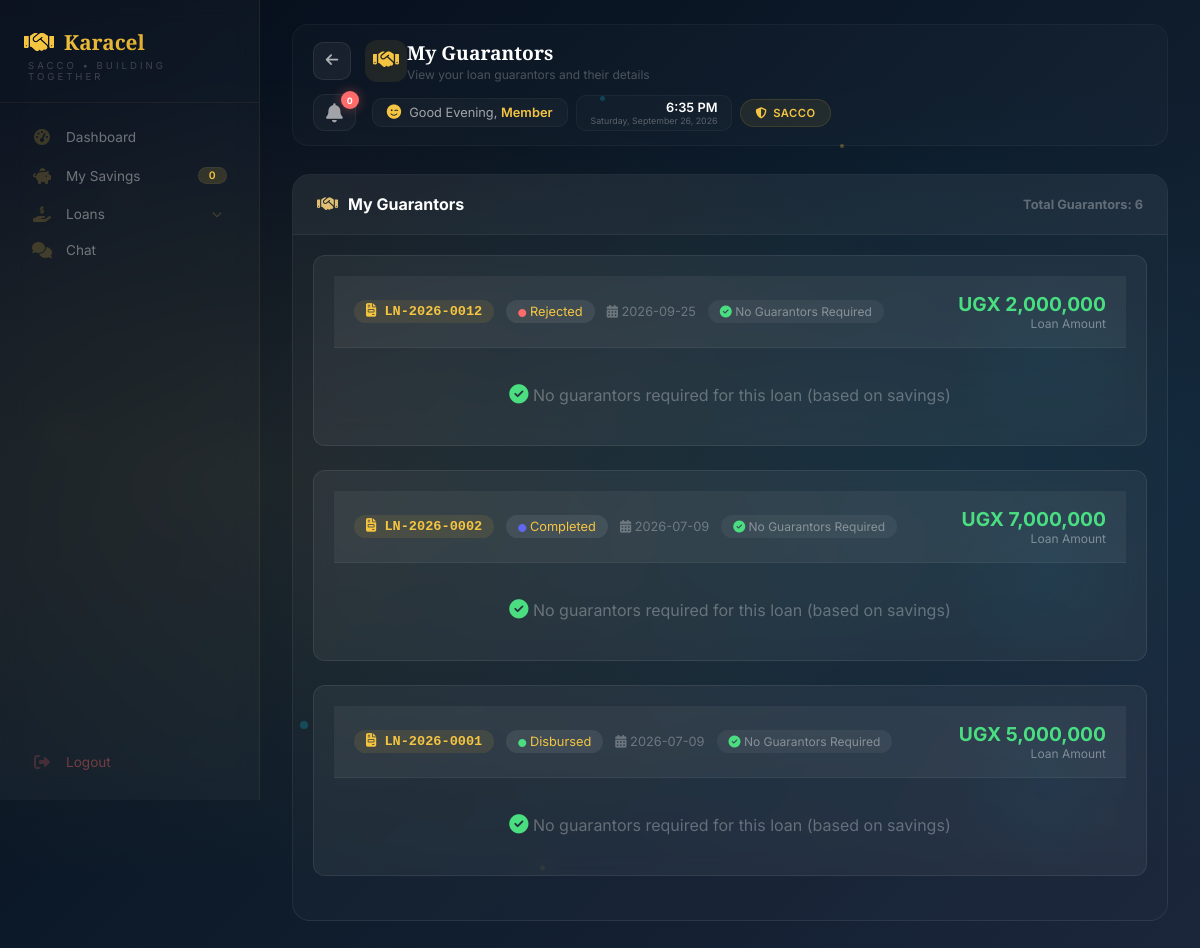
Screenshot of /member/guarantors (signed in) with the database file from the repository.
### tables this page shows
CREATE TABLE loans (
            id INTEGER PRIMARY KEY AUTOINCREMENT,
            loan_number TEXT UNIQUE NOT NULL,
            user_id INTEGER NOT NULL,
            amount REAL NOT NULL,
            interest_rate REAL NOT NULL,
            interest_amount REAL NOT NULL,
            total_repayment REAL NOT NULL,
            monthly_installment REAL NOT NULL,
            tenure INTEGER DEFAULT 3,
            purpose TEXT,
            repayment_plan TEXT,
            status TEXT DEFAULT 'pending',
            application_date TEXT NOT NULL,
            approved_date TEXT,
            disbursed_date TEXT,
            completed_date TEXT,
            rejected_date TEXT,
            rejection_reason TEXT,
            admin_rejection_reason TEXT,
            current_balance REAL DEFAULT 0,
            interest_accrued REAL DEFAULT 0,
            last_interest_date TEXT,
            months_overdue INTEGER DEFAULT 0,
            start_month INTEGER DEFAULT 0,
            end_month INTEGER DEFAULT 12,
            created_at TIMESTAMP DEFAULT CURRENT_TIMESTAMP, last_payment_date TEXT, last_payment_amount REAL DEFAULT 0, total_interest_accrued REAL DEFAULT 0, principal_paid REAL DEFAULT 0, interest_paid REAL DEFAULT 0, months_paid INTEGER DEFAULT 0, original_balance REAL DEFAULT 0, total_interest_calculated REAL DEFAULT 0, due_date TEXT, loan_start_date TEXT, loan_end_date TEXT, completion_date TEXT, disbursement_date TEXT, next_interest_date TEXT, payment_method TEXT, transaction_ref TEXT, notes TEXT, collateral TEXT, guarantor_required INTEGER DEFAULT 0, rejected_by TEXT, approved_by TEXT, approved_by_role TEXT, disbursed_by TEXT, disbursed_by_role TEXT, application_fee REAL DEFAULT 1000, application_fee_paid INTEGER DEFAULT 0, net_loan_amount REAL DEFAULT 0, loan_type TEXT DEFAULT "standard", disbursed_amount REAL DEFAULT 0, total_fees_paid REAL DEFAULT 0, total_penalties REAL DEFAULT 0, accrued_interest REAL DEFAULT 0, last_interest_applied_date TEXT, total_interest_charged REAL DEFAULT 0,
            FOREIGN KEY (user_id) REFERENCES users(id)
        );

### app.py (the view)
@app.route("/member/guarantors")
def member_guarantors():
    if "user_id" not in session:
        return redirect("/login")
    user_id = session["user_id"]
    db = get_db()
    db.row_factory = sqlite3.Row
    try:
        guarantors = db.execute("""
            SELECT
                lg.*,
                l.loan_number,
                l.amount,
                l.status as loan_status,
                l.application_date,
                l.interest_amount,
                l.total_repayment
            FROM loan_guarantors lg
            JOIN loans l ON lg.loan_id = l.id
            WHERE l.user_id = ?
            ORDER BY l.application_date DESC, lg.id DESC
        """, (user_id,)).fetchall()
        loans = db.execute("""
            SELECT
                id,
                loan_number,
                amount,
                interest_amount,
                total_repayment,
                status,
                application_date,
                approved_date,
                disbursed_date,
                completed_date,
                current_balance,
                created_at
            FROM loans
            WHERE user_id = ?
            ORDER BY application_date DESC
        """, (user_id,)).fetchall()
        db.close()
        return render_template(
            "member/member-guarantors.html",
            guarantors=guarantors,
            loans=loans
        )
    except Exception as e:
        import traceback
        traceback.print_exc()
        db.close()
        flash(f"Error loading guarantors: {str(e)}", "danger")
        return redirect(url_for("member_dashboard"))

### app.py (called while the page is built)
def get_db():
    conn = sqlite3.connect("sacco.db")
    conn.row_factory = sqlite3.Row
    return conn

@app.context_processor
def inject_globals():
    from datetime import datetime
    completed_loans = 0
    try:
        if 'user_id' in session:
            role = session.get('role', '')
            if role in ['treasurer', 'admin', 'chairperson']:
                db = get_db()
                completed_loans = db.execute("SELECT COUNT(*) FROM loans WHERE status = 'completed'").fetchone()[0]
                db.close()
    except Exception as e:
        print(f"Error getting completed_loans: {e}")
    return {
        'now': datetime.now(),
        'completed_loans': completed_loans
    }

### templates/member/member-guarantors.html (shortened to what this page needs)
{% extends "member/member-base.html" %}
{% block page_title %}My Guarantors{% endblock %}
{% block page_subtitle %}View your loan guarantors and their details{% endblock %}
{% block content %}
<div class="history-section">
    <div class="history-title">
        <i class="fas fa-handshake"></i> My Guarantors
        <span style="font-size: 0.8rem; margin-left: auto; color: rgba(255,255,255,0.3);">
            Total Guarantors: {{ guarantors|length }}
        </span>
    </div>
    <div style="padding: 20px;">
        {% if guarantors %}
            {% set loan_ids = [] %}
            {% for guarantor in guarantors %}
                {% if guarantor.loan_id not in loan_ids %}
                    {% set _ = loan_ids.append(guarantor.loan_id) %}
                {% endif %}
            {% endfor %}
            {% for loan_id in loan_ids %}
                {% set loan = loans|selectattr('id', 'equalto', loan_id)|first %}
                {% if loan %}
                <div class="guarantor-card">
                    <div class="guarantor-header">
                        <div class="guarantor-title">
                            <span class="loan-number-badge">
                                <i class="fas fa-file-invoice"></i> {{ loan.loan_number }}
                            </span>
                            <span class="guarantor-badge">
                                <i class="fas fa-circle" style="color: {% if loan.status == 'pending' %}#f5c542{% elif loan.status == 'approved' %}#00e0ff{% elif loan.status in ['disbursed', 'active'] %}#4ade80{% elif loan.status == 'completed' %}#6366f1{% else %}#ff6b6b{% endif %}; font-size: 0.5rem;"></i>
                                {{ loan.status|title }}
                            </span>
                            <span style="color: rgba(255,255,255,0.3); font-size: 0.8rem;">
                                <i class="fas fa-calendar-alt"></i> {{ loan.application_date }}
                            </span>
                            <span class="no-guarantors-badge">
                                {% set loan_guarantors = guarantors|selectattr('loan_id', 'equalto', loan_id)|list %}
                                {% if loan_guarantors|length > 0 and loan_guarantors[0].guarantor_name == 'No Guarantor Required' %}
                                    <i class="fas fa-check-circle" style="color: #4ade80;"></i> No Guarantors Required
                                {% else %}
                                    <i class="fas fa-users"></i> {{ loan_guarantors|length }} Guarantors
                                {% endif %}
                            </span>
                        </div>
                        <div class="guarantor-amount">
                            <div class="amount">UGX {{ "{:,.0f}".format(loan.amount) if loan.amount else '0' }}</div>
                            <div class="label">Loan Amount</div>
                        </div>
                    </div>
                    {% set loan_guarantors = guarantors|selectattr('loan_id', 'equalto', loan_id)|list %}
                    {% if loan_guarantors and loan_guarantors[0].guarantor_name != 'No Guarantor Required' %}
                    <div class="guarantor-table-wrapper">
                        <table class="guarantor-table">
                            <thead>
                                <tr>
                                    <th>#</th>
                                    <th>Name</th>
                                    <th>Phone</th>
                                    <th>Email</th>
                                    <th>Relationship</th>
                                    <th>Status</th>
                                    <th>Date Added</th>
                                </tr>
                            </thead>
                            <tbody>
                                {% for guarantor in loan_guarantors %}
                                <tr>
                                    <td>{{ loop.index }}</td>
                                    <td>
                                        <strong style="color: rgba(255,255,255,0.9);">
                                            <i class="fas fa-user" style="color: rgba(255,255,255,0.3); margin-right: 8px;"></i>
                                            {{ guarantor.guarantor_name }}
                                        </strong>
                                    </td>
                                    <td>
                                        <i class="fas fa-phone" style="color: rgba(255,255,255,0.3); margin-right: 6px;"></i>
                                        {{ guarantor.phone }}
                                    </td>
                                    <td>
                                        {% if guarantor.email %}
                                            <i class="fas fa-envelope" style="color: rgba(255,255,255,0.3); margin-right: 6px;"></i>
                                            {{ guarantor.email }}
                                        {% else %}
                                            <span style="color: rgba(255,255,255,0.2);">-</span>
                                        {% endif %}
                                    </td>
                                    <td>
                                        {% if guarantor.relationship %}
                                            <span style="color: rgba(255,255,255,0.6);">{{ guarantor.relationship }}</span>
                                        {% else %}
                                            <span style="color: rgba(255,255,255,0.2);">-</span>
                                        {% endif %}
                                    </td>
                                    <td>
                                        <span class="status-badge
                                            {% if guarantor.status == 'accepted' %}status-accepted
                                            {% elif guarantor.status == 'pending' %}status-pending
                                            {% elif guarantor.status == 'active' %}status-active
                                            {% else %}status-rejected{% endif %}">
                                            {% if guarantor.status == 'accepted' %}
                                                <i class="fas fa-check-circle"></i> ACCEPTED
                                            {% elif guarantor.status == 'pending' %}
                                                <i class="fas fa-clock"></i> PENDING
                                            {% elif guarantor.status == 'active' %}
                                                <i class="fas fa-check-circle"></i> ACTIVE
                                            {% else %}
                                                <i class="fas fa-times-circle"></i> {{ guarantor.status|upper }}
                                            {% endif %}
                                        </span>
                                    </td>
                                    <td style="color: rgba(255,255,255,0.4); font-size: 0.8rem;">
                                        {% if guarantor.created_at %}
                                            <i class="fas fa-clock"></i> {{ guarantor.created_at[:10] }}
                                        {% else %}
                                            -
                                        {% endif %}
                                    </td>
                                </tr>
                                {% endfor %}
                            </tbody>
                        </table>
                    </div>
                    <div class="guarantor-summary">
                        <div class="summary-item">
                            <i class="fas fa-users"></i>
                            <strong>{{ loan_guarantors|length }}</strong> Guarantors
                        </div>
                        <div class="summary-item">
                            <i class="fas fa-check-circle"></i>
                            <strong>
                                {{ loan_guarantors|selectattr('status', 'equalto', 'accepted')|list|length }}
                            </strong> Accepted
                        </div>
                        <div class="summary-item">
                            <i class="fas fa-clock"></i>
                            <strong>
                                {{ loan_guarantors|selectattr('status', 'equalto', 'pending')|list|length }}
                            </strong> Pending
                        </div>
                        <div class="summary-item">
                            <i class="fas fa-times-circle"></i>
                            <strong>
                                {{ loan_guarantors|selectattr('status', 'equalto', 'rejected')|list|length }}
                            </strong> Rejected
                        </div>
                    </div>
                    {% else %}
                    <div style="padding: 20px; text-align: center; color: rgba(255,255,255,0.3);">
                        <i class="fas fa-check-circle" style="color: #4ade80; font-size: 1.2rem;"></i>
                        No guarantors required for this loan (based on savings)
                    </div>
                    {% endif %}
                </div>
                {% endif %}
            {% endfor %}
        {% endif %}
    </div>
</div>
{% endblock %}

### templates/member/member-guarantors.html (style rules this page uses)
.guarantor-card { background: rgba(255,255,255,0.05); border-radius: 12px; border: 1px solid rgba(255,255,255,0.08); margin-bottom: 24px; overflow: hidden; transition: all 0.3s ease; }
.guarantor-header { background: rgba(255,255,255,0.05); padding: 16px 20px; border-bottom: 1px solid rgba(255,255,255,0.05); display: flex; justify-content: space-between; align-items: center; flex-wrap: wrap; gap: 12px; }
.guarantor-title { display: flex; align-items: center; gap: 12px; flex-wrap: wrap; }
.loan-number-badge { background: rgba(0,224,255,0.15); color: #00e0ff; padding: 4px 12px; border-radius: 20px; font-size: 0.85rem; font-weight: 600; }
.guarantor-badge { background: rgba(255,255,255,0.08); padding: 4px 12px; border-radius: 20px; font-size: 0.8rem; }
.guarantor-amount { text-align: right; }
.guarantor-amount .amount { color: #4ade80; font-size: 1.2rem; font-weight: 700; }
.guarantor-amount .label { color: rgba(255,255,255,0.4); font-size: 0.75rem; }
.no-guarantors-badge { background: rgba(255,255,255,0.05); padding: 4px 12px; border-radius: 20px; font-size: 0.75rem; color: rgba(255,255,255,0.4); }

### rows the page displays
loans: loan_number "LN-2026-0012", status "Rejected", application_date "2026-09-25", amount "2,000,000"
loans: loan_number "LN-2026-0002", status "Completed", application_date "2026-07-09", amount "7,000,000"
loans: loan_number "LN-2026-0001", status "Disbursed", application_date "2026-07-09", amount "5,000,000"

### other values shown
{{ savings_deposits|length if savings_deposits else 0 }} "0"
{{ unread_count if unread_count is defined else 0 }} "0"
{{ member.full_name | safe if member else 'Member' }} "Member"
{{ guarantors|length }} "6"
